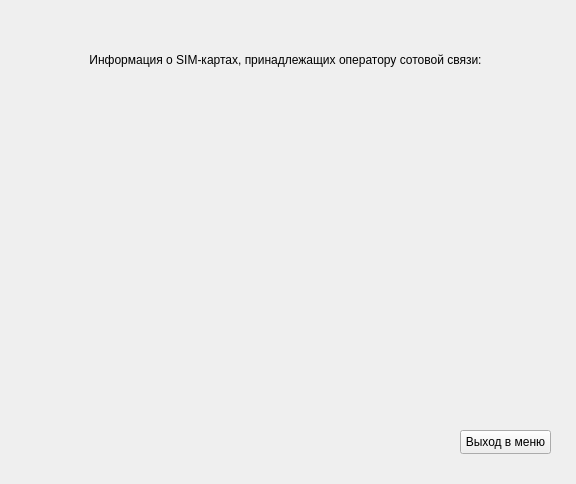
<?xml version="1.0" encoding="UTF-8"?>
<ui version="4.0">
 <class>infosimWindow</class>
 <widget class="QWidget" name="infosimWindow">
  <property name="geometry">
   <rect>
    <x>0</x>
    <y>0</y>
    <width>576</width>
    <height>484</height>
   </rect>
  </property>
  <property name="windowTitle">
   <string>Form</string>
  </property>
  <widget class="QPushButton" name="menuExitButton">
   <property name="geometry">
    <rect>
     <x>460</x>
     <y>430</y>
     <width>91</width>
     <height>24</height>
    </rect>
   </property>
   <property name="text">
    <string>Выход в меню</string>
   </property>
  </widget>
  <widget class="QLabel" name="label_2">
   <property name="geometry">
    <rect>
     <x>70</x>
     <y>50</y>
     <width>431</width>
     <height>20</height>
    </rect>
   </property>
   <property name="text">
    <string>&lt;html&gt;&lt;head/&gt;&lt;body&gt;&lt;p align=&quot;center&quot;&gt;Информация о SIM-картах, принадлежащих оператору сотовой связи:&lt;/p&gt;&lt;/body&gt;&lt;/html&gt;</string>
   </property>
  </widget>
 </widget>
 <resources/>
 <connections/>
</ui>
